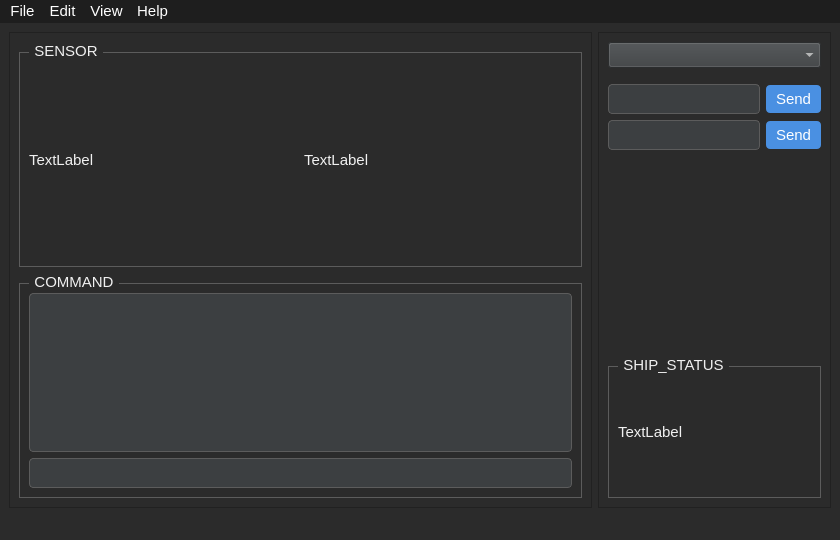
<?xml version="1.0" encoding="UTF-8"?>
<ui version="4.0">
 <class>MainWindow</class>
 <widget class="QMainWindow" name="MainWindow">
  <property name="geometry">
   <rect>
    <x>0</x>
    <y>0</y>
    <width>840</width>
    <height>540</height>
   </rect>
  </property>
  <property name="windowTitle">
   <string>MainWindow</string>
  </property>
  <property name="styleSheet">
   <string notr="true">QWidget {
    background-color: #2b2b2b;
    color: #f0f0f0;
    font-family: &quot;Segoe UI&quot;;
    font-size: 11pt;
}

QComboBox {
	background-color: #3c3f41;
}

QLineEdit, QTextEdit {
    background-color: #3c3f41;
    border: 1px solid #5c5c5c;
    padding: 4px;
    border-radius: 4px;
}

QPushButton {
    background-color: #4a90e2;
    border: none;
    color: white;
    padding: 5px 10px;
    border-radius: 4px;
}

QPushButton:hover {
    background-color: #357ABD;
}

QGroupBox {
    border: 1px solid #5c5c5c;
    margin-top: 10px;
}

QGroupBox:title {
    subcontrol-origin: margin;
    left: 10px;
    padding: 0 3px 0 3px;
}

QMenuBar {
    background-color: #1e1e1e;
    color: #ffffff;
}
</string>
  </property>
  <widget class="QWidget" name="centralwidget">
   <layout class="QHBoxLayout" name="horizontalLayout" stretch="5,2">
    <item>
     <widget class="QFrame" name="left_side">
      <property name="frameShape">
       <enum>QFrame::StyledPanel</enum>
      </property>
      <property name="frameShadow">
       <enum>QFrame::Raised</enum>
      </property>
      <layout class="QVBoxLayout" name="verticalLayout" stretch="1,1">
       <item>
        <widget class="QGroupBox" name="sensor_group">
         <property name="font">
          <font>
           <family>Segoe UI</family>
           <pointsize>11</pointsize>
          </font>
         </property>
         <property name="title">
          <string>SENSOR</string>
         </property>
         <layout class="QHBoxLayout" name="horizontalLayout_2">
          <item>
           <widget class="QLabel" name="chart_1">
            <property name="text">
             <string>TextLabel</string>
            </property>
           </widget>
          </item>
          <item>
           <widget class="QLabel" name="chart_2">
            <property name="text">
             <string>TextLabel</string>
            </property>
           </widget>
          </item>
         </layout>
        </widget>
       </item>
       <item>
        <widget class="QGroupBox" name="command_group">
         <property name="font">
          <font>
           <family>Segoe UI</family>
           <pointsize>11</pointsize>
          </font>
         </property>
         <property name="title">
          <string>COMMAND</string>
         </property>
         <layout class="QVBoxLayout" name="verticalLayout_2">
          <item>
           <widget class="QTextEdit" name="cmd_log"/>
          </item>
          <item>
           <widget class="QLineEdit" name="cmd_line"/>
          </item>
         </layout>
        </widget>
       </item>
      </layout>
     </widget>
    </item>
    <item>
     <widget class="QFrame" name="right_side">
      <property name="font">
       <font>
        <family>Segoe UI</family>
        <pointsize>11</pointsize>
       </font>
      </property>
      <property name="frameShape">
       <enum>QFrame::StyledPanel</enum>
      </property>
      <property name="frameShadow">
       <enum>QFrame::Raised</enum>
      </property>
      <layout class="QVBoxLayout" name="verticalLayout_3" stretch="2,0,2,2,0,3">
       <item>
        <widget class="QComboBox" name="container_sel"/>
       </item>
       <item>
        <spacer name="verticalSpacer_2">
         <property name="orientation">
          <enum>Qt::Vertical</enum>
         </property>
         <property name="sizeHint" stdset="0">
          <size>
           <width>20</width>
           <height>10</height>
          </size>
         </property>
        </spacer>
       </item>
       <item>
        <layout class="QHBoxLayout" name="temp_edit" stretch="3,1">
         <item>
          <widget class="QLineEdit" name="line_temp"/>
         </item>
         <item>
          <widget class="QPushButton" name="btn_temp">
           <property name="text">
            <string>Send</string>
           </property>
          </widget>
         </item>
        </layout>
       </item>
       <item>
        <layout class="QHBoxLayout" name="humi_edit" stretch="3,1">
         <item>
          <widget class="QLineEdit" name="line_humi"/>
         </item>
         <item>
          <widget class="QPushButton" name="btn_humi">
           <property name="text">
            <string>Send</string>
           </property>
          </widget>
         </item>
        </layout>
       </item>
       <item>
        <spacer name="verticalSpacer">
         <property name="orientation">
          <enum>Qt::Vertical</enum>
         </property>
         <property name="sizeHint" stdset="0">
          <size>
           <width>20</width>
           <height>200</height>
          </size>
         </property>
        </spacer>
       </item>
       <item>
        <widget class="QGroupBox" name="ship_incline">
         <property name="title">
          <string>SHIP_STATUS</string>
         </property>
         <layout class="QVBoxLayout" name="verticalLayout_4">
          <item>
           <widget class="QLabel" name="incline_img">
            <property name="text">
             <string>TextLabel</string>
            </property>
           </widget>
          </item>
         </layout>
        </widget>
       </item>
      </layout>
     </widget>
    </item>
   </layout>
  </widget>
  <widget class="QMenuBar" name="menubar">
   <property name="geometry">
    <rect>
     <x>0</x>
     <y>0</y>
     <width>840</width>
     <height>25</height>
    </rect>
   </property>
   <widget class="QMenu" name="menuFile">
    <property name="title">
     <string>File</string>
    </property>
    <addaction name="actionExel"/>
    <addaction name="actionShare"/>
    <addaction name="actionAuto_Save"/>
    <addaction name="separator"/>
    <addaction name="actionExit"/>
   </widget>
   <widget class="QMenu" name="menuEdit">
    <property name="title">
     <string>Edit</string>
    </property>
   </widget>
   <widget class="QMenu" name="menuView">
    <property name="title">
     <string>View</string>
    </property>
   </widget>
   <widget class="QMenu" name="menuHelp">
    <property name="title">
     <string>Help</string>
    </property>
    <addaction name="actionShow_All_Commands"/>
    <addaction name="actionDocumentation"/>
    <addaction name="actionShow_Release_Notes"/>
    <addaction name="separator"/>
    <addaction name="actionView_License"/>
    <addaction name="actionCheck_for_Updates"/>
    <addaction name="separator"/>
    <addaction name="actionAbout"/>
   </widget>
   <addaction name="menuFile"/>
   <addaction name="menuEdit"/>
   <addaction name="menuView"/>
   <addaction name="menuHelp"/>
  </widget>
  <widget class="QStatusBar" name="statusbar"/>
  <action name="actionShare">
   <property name="text">
    <string>Share</string>
   </property>
  </action>
  <action name="actionAuto_Save">
   <property name="text">
    <string>Auto Save</string>
   </property>
  </action>
  <action name="actionExit">
   <property name="text">
    <string>Exit</string>
   </property>
  </action>
  <action name="actionExel">
   <property name="text">
    <string>Exel</string>
   </property>
  </action>
  <action name="actionShow_All_Commands">
   <property name="text">
    <string>Show All Commands</string>
   </property>
  </action>
  <action name="actionDocumentation">
   <property name="text">
    <string>Documentation</string>
   </property>
  </action>
  <action name="actionShow_Release_Notes">
   <property name="text">
    <string>Show Release Notes</string>
   </property>
  </action>
  <action name="actionView_License">
   <property name="text">
    <string>View License</string>
   </property>
  </action>
  <action name="actionCheck_for_Updates">
   <property name="text">
    <string>Check for Updates</string>
   </property>
  </action>
  <action name="actionAbout">
   <property name="text">
    <string>About</string>
   </property>
  </action>
 </widget>
 <resources/>
 <connections/>
</ui>
